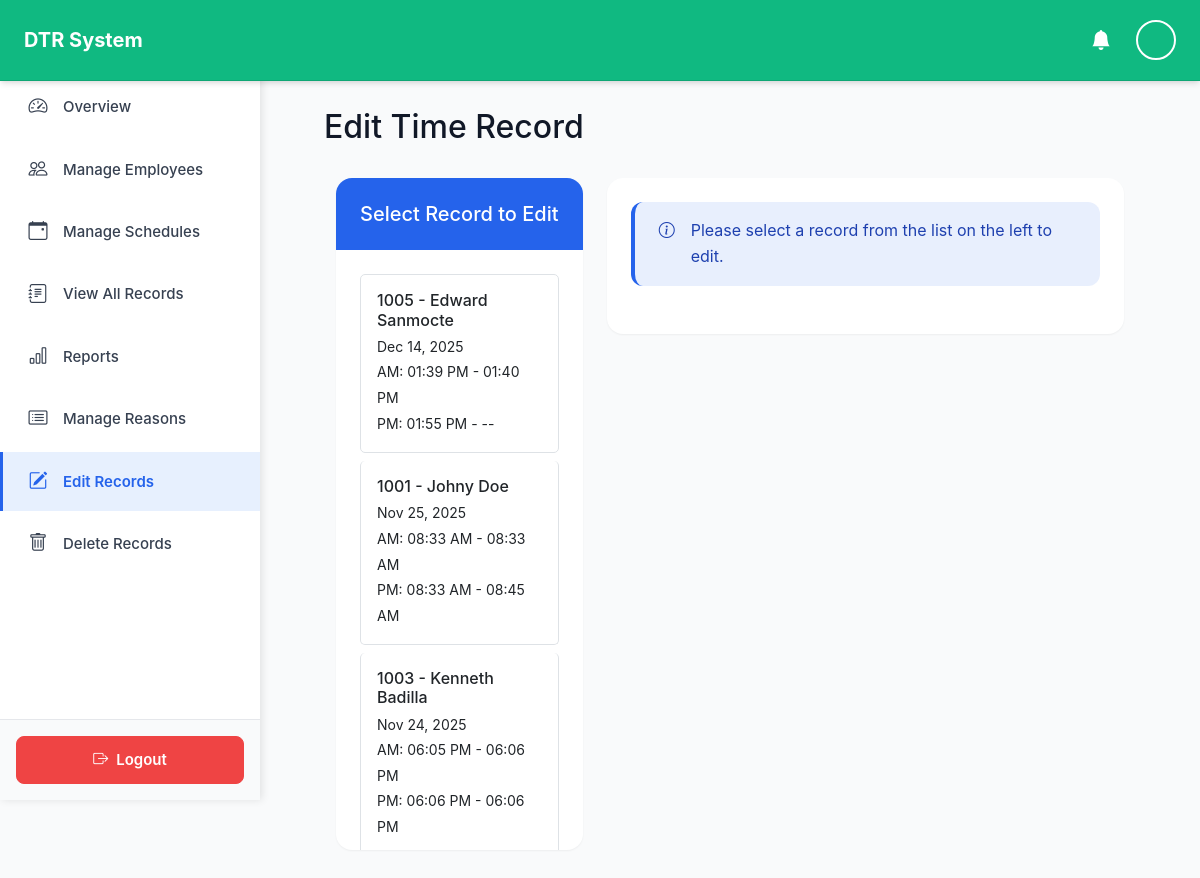
Screenshot of /admin/edit_record.php (signed in) with the database file from the repository.
### tables this page shows
CREATE TABLE `time_record` (
  `record_id` int(11) NOT NULL AUTO_INCREMENT,
  `employee_id` int(11) NOT NULL,
  `record_date` date NOT NULL,
  `am_in` time DEFAULT NULL,
  `am_out` time DEFAULT NULL,
  `pm_in` time DEFAULT NULL,
  `pm_out` time DEFAULT NULL,
  `created_at` datetime DEFAULT current_timestamp(),
  `updated_at` datetime DEFAULT current_timestamp() ON UPDATE current_timestamp(),
  PRIMARY KEY (`record_id`),
  UNIQUE KEY `unique_employee_date` (`employee_id`,`record_date`),
  KEY `idx_time_record_employee` (`employee_id`),
  KEY `idx_time_record_date` (`record_date`),
  CONSTRAINT `time_record_ibfk_1` FOREIGN KEY (`employee_id`) REFERENCES `employee` (`employee_id`) ON DELETE CASCADE
);

CREATE TABLE `employee` (
  `employee_id` int(11) NOT NULL AUTO_INCREMENT,
  `pin` varchar(20) NOT NULL,
  `first_name` varchar(50) NOT NULL,
  `last_name` varchar(50) NOT NULL,
  `email` varchar(100) DEFAULT NULL,
  `position_id` varchar(50) DEFAULT NULL,
  `department_id` varchar(50) DEFAULT NULL,
  `is_active` tinyint(1) DEFAULT 1,
  `created_at` datetime DEFAULT current_timestamp(),
  `updated_at` datetime DEFAULT current_timestamp() ON UPDATE current_timestamp(),
  PRIMARY KEY (`employee_id`),
  UNIQUE KEY `pin` (`pin`),
  UNIQUE KEY `email` (`email`),
  KEY `idx_employee_pin` (`pin`),
  KEY `idx_employee_email` (`email`),
  KEY `idx_employee_active` (`is_active`),
  KEY `employee_ibfk_1` (`position_id`),
  KEY `employee_ibfk_2` (`department_id`),
  CONSTRAINT `employee_ibfk_1` FOREIGN KEY (`position_id`) REFERENCES `position` (`position_id`) ON DELETE SET NULL,
  CONSTRAINT `employee_ibfk_2` FOREIGN KEY (`department_id`) REFERENCES `department` (`department_id`) ON DELETE SET NULL
);

### includes/functions.php (called while the page is built, shortened)
<?php
function formatTime($datetime, $format = 'h:i A') {
    if (!$datetime) {
        return '--';
    }
    $date = new DateTime($datetime);
    return $date->format($format);
}
function formatDate($datetime, $format = 'F d, Y') {
    $date = new DateTime($datetime);
    return $date->format($format);
}
?>

### admin/edit_record.php (the view, shortened to what this page needs)
<?php
require_once '../config/database.php';
require_once '../includes/functions.php';
$record = null;
$recentStmt = $conn->query("
    SELECT tr.*, e.first_name, e.last_name, e.employee_id as emp_id
    FROM time_record tr
    JOIN employee e ON tr.employee_id = e.employee_id
    ORDER BY tr.created_at DESC
    LIMIT 50
");
$recentRecords = $recentStmt->fetchAll();
?>
<!DOCTYPE html>
<html lang="en">
<head>
    <link href="https://cdn.jsdelivr.net/npm/bootstrap@5.3.0/dist/css/bootstrap.min.css" rel="stylesheet">
    <link rel="stylesheet" href="../assets/css/style.css">
</head>
<body class="bg-light">
    <?php
require_once '../includes/header.php';
?>
    <?php require_once '../includes/sidebar.php'; ?>
    <div class="container-fluid mt-4">
        <div class="main-content">
            <div class="d-flex justify-content-between align-items-center mb-4">
                <h2>Edit Time Record</h2>
            </div>
        <div class="row">
            <div class="col-md-4 mb-4">
                <div class="card">
                    <div class="card-header bg-primary text-white">
                        <h5 class="mb-0">Select Record to Edit</h5>
                    </div>
                    <div class="card-body" style="max-height: 600px; overflow-y: auto;">
                        <div class="list-group">
                            <?php foreach ($recentRecords as $rec): ?>
                                <a href="?id=<?php echo $rec['record_id']; ?>"
                                   class="list-group-item list-group-item-action <?php echo ($record && $record['record_id'] == $rec['record_id']) ? 'active' : ''; ?>">
                                    <div class="d-flex w-100 justify-content-between">
                                        <h6 class="mb-1"><?php echo htmlspecialchars($rec['emp_id'] . ' - ' . $rec['first_name'] . ' ' . $rec['last_name']); ?></h6>
                                    </div>
                                    <small>
                                        <?php echo formatDate($rec['created_at'], 'M d, Y'); ?><br>
                                        AM: <?php echo formatTime($rec['am_in']); ?> - <?php echo formatTime($rec['am_out']); ?><br>
                                        PM: <?php echo formatTime($rec['pm_in']); ?> - <?php echo formatTime($rec['pm_out']); ?>
                                    </small>
                                </a>
                            <?php endforeach; ?>
                        </div>
                    </div>
                </div>
            </div>
            <div class="col-md-8">
                <?php if ($record): ?>
                    <div class="card">
                        <div class="card-header bg-warning text-dark">
                            <h5 class="mb-0">
                                Edit Record - <?php echo htmlspecialchars($record['emp_id'] . ' - ' . $record['first_name'] . ' ' . $record['last_name']); ?>
                            </h5>
                        </div>
                        <div class="card-body">
                            <div class="alert alert-info">
                                <strong>Employee:</strong> <?php echo htmlspecialchars($record['first_name'] . ' ' . $record['last_name']); ?><br>
                                <strong>Date:</strong> <?php echo formatDate($record['created_at'], 'F d, Y (l)'); ?>
                            </div>
                            <form id="editRecordForm" method="POST" action="../api/update_record.php">
                                <input type="hidden" name="record_id" value="<?php echo $record['record_id']; ?>">
                                <div class="row mb-3">
                                    <div class="col-md-6">
                                        <label for="am_in" class="form-label">AM Clock In</label>
                                        <input type="datetime-local" class="form-control" id="am_in"
                                               name="am_in"
                                               value="<?php echo $record['am_in'] ? date('Y-m-d\TH:i', strtotime($record['am_in'])) : ''; ?>">
                                    </div>
                                    <div class="col-md-6">
                                        <label for="am_out" class="form-label">AM Clock Out</label>
                                        <input type="datetime-local" class="form-control" id="am_out"
                                               name="am_out"
                                               value="<?php echo $record['am_out'] ? date('Y-m-d\TH:i', strtotime($record['am_out'])) : ''; ?>">
                                    </div>
                                </div>
                                <div class="row mb-3">
                                    <div class="col-md-6">
                                        <label for="pm_in" class="form-label">PM Clock In</label>
                                        <input type="datetime-local" class="form-control" id="pm_in"
                                               name="pm_in"
                                               value="<?php echo $record['pm_in'] ? date('Y-m-d\TH:i', strtotime($record['pm_in'])) : ''; ?>">
                                    </div>
                                    <div class="col-md-6">
                                        <label for="pm_out" class="form-label">PM Clock Out</label>
                                        <input type="datetime-local" class="form-control" id="pm_out"
                                               name="pm_out"
                                               value="<?php echo $record['pm_out'] ? date('Y-m-d\TH:i', strtotime($record['pm_out'])) : ''; ?>">
                                    </div>
                                </div>
                                <div class="mb-3">
                                    <label for="edit_reason" class="form-label">Reason for Edit <span class="text-danger">*</span></label>
                                    <textarea class="form-control" id="edit_reason" name="edit_reason"
                                              rows="3" required
                                              placeholder="Please provide a detailed reason for editing this record"></textarea>
                                    <small class="text-muted">This will be logged and visible in the record history.</small>
                                </div>
                                <?php
                                $editHistory = [];
                                if (!empty($record['record_id'])) {
                                    $stmt = $conn->prepare("SELECT r.reason_type, r.reason_text, r.submitted_at, a.old_value, a.new_value, a.changed_at, a.changed_by FROM time_reason r JOIN time_approval ap ON r.reason_id = ap.reason_id AND ap.approval_status = 'approved' JOIN reason_audit a ON r.reason_id = a.reason_id WHERE r.record_id = ? ORDER BY a.changed_at DESC");
                                    $stmt->execute([$record['record_id']]);
                                    $editHistory = $stmt->fetchAll();
                                }
                                if (!empty($editHistory)):
                                ?>
                                    <div class="alert alert-warning">
                                        <strong><i class="bi bi-exclamation-triangle"></i> Edit History:</strong><br>
                                        <ul class="mb-0">
                                        <?php foreach ($editHistory as $edit): ?>
                                            <li>
                                                <b><?php echo strtoupper($edit['reason_type']); ?></b> changed from <code><?php echo htmlspecialchars($edit['old_value']); ?></code> to <code><?php echo htmlspecialchars($edit['new_value']); ?></code>
                                                by <?php echo htmlspecialchars($edit['changed_by'] ? $edit['changed_by'] : 'Admin'); ?>
                                                on <?php echo formatDate($edit['changed_at'], 'M d, Y h:i A'); ?><br>
                                                <small class="text-muted">Reason: <?php echo htmlspecialchars($edit['reason_text']); ?></small>
                                            </li>
                                        <?php endforeach; ?>
                                        </ul>
                                    </div>
                                <?php endif; ?>
                                <div class="d-grid gap-2">
                                    <button type="submit" class="btn btn-primary btn-lg">Save Changes</button>
                                    <a href="view_all_records.php" class="btn btn-outline-secondary">Cancel</a>
                                </div>
                            </form>
                            <hr class="my-4">
                            <h5 id="reasons">Employee Reasons</h5>
                            <?php
                            $hasReasons = !empty($record['am_in_reason']) || !empty($record['am_out_reason']) ||
                                         !empty($record['pm_in_reason']) || !empty($record['pm_out_reason']);
                            if ($hasReasons):
                                $entries = [
                                    ['type' => 'am_in', 'label' => 'AM Clock In'],
                                    ['type' => 'am_out', 'label' => 'AM Clock Out'],
                                    ['type' => 'pm_in', 'label' => 'PM Clock In'],
                                    ['type' => 'pm_out', 'label' => 'PM Clock Out']
                                ];
                                foreach ($entries as $entry):
                                    $reasonCol = $entry['type'] . '_reason';
                                    $statusCol = $entry['type'] . '_reason_status';
                                    $timestampCol = $entry['type'] . '_reason_timestamp';
                                    if (!empty($record[$reasonCol])):
                                        $status = $record[$statusCol] ?? 'pending';
                                        $statusColors = ['pending' => 'warning', 'approved' => 'success', 'rejected' => 'danger'];
                                        $statusBg = $statusColors[$status] ?? 'secondary';
                                    ?>
                                        <div class="card mb-3">
                                            <div class="card-header">
                                                <div class="d-flex justify-content-between align-items-center">
                                                    <strong><?php echo $entry['label']; ?></strong>
                                                    <span class="badge bg-<?php echo $statusBg; ?>"><?php echo ucfirst($status); ?></span>
                                                </div>
                                            </div>
                                            <div class="card-body">
                                                <p><?php echo nl2br(htmlspecialchars($record[$reasonCol])); ?></p>
                                                <small class="text-muted">
                                                    Submitted: <?php echo !empty($record[$timestampCol]) ? formatDate($record[$timestampCol], 'M d, Y h:i A') : '—'; ?>
                                                </small>
                                            </div>
                                            <div class="card-footer">
                                                <?php if ($status === 'pending'): ?>
                                                    <button class="btn btn-sm btn-success" onclick="approveReason(<?php echo $record['record_id']; ?>, '<?php echo $entry['type']; ?>')">
                                                        ✓ Approve
                                                    </button>
                                                    <button class="btn btn-sm btn-danger" onclick="rejectReason(<?php echo $record['record_id']; ?>, '<?php echo $entry['type']; ?>')">
                                                        ✗ Reject
                                                    </button>
                                                <?php else: ?>
                                                    <small class="text-muted">Status: <?php echo ucfirst($status); ?></small>
                                                <?php endif; ?>
                                            </div>
                                        </div>
                                    <?php
                                    endif;
                                endforeach;
                            else:
                            ?>
                                <div class="alert alert-info">
                                    <i class="bi bi-info-circle"></i> No reasons submitted for this record.
                                </div>
                            <?php endif; ?>
                        </div>
                    </div>
                <?php else: ?>
                    <div class="card">
                        <div class="card-body">
                            <div class="alert alert-info">
                                <i class="bi bi-info-circle"></i> Please select a record from the list on the left to edit.
                            </div>
                        </div>
                    </div>
                <?php endif; ?>
            </div>
        </div>
    </div>
</body>
</html>

### rows the page displays
time_record: employee.last_name "1005 - Edward Sanmocte", created_at "Dec 14, 2025", am_in "01:39 PM", am_out "01:40 PM", pm_in "01:55 PM", pm_out "--"
time_record: employee.last_name "1001 - Johny Doe", created_at "Nov 25, 2025", am_in "08:33 AM", am_out "08:33 AM", pm_in "08:33 AM", pm_out "08:45 AM"
time_record: employee.last_name "1003 - Kenneth Badilla", created_at "Nov 24, 2025", am_in "06:05 PM", am_out "06:06 PM", pm_in "06:06 PM", pm_out "06:06 PM"
